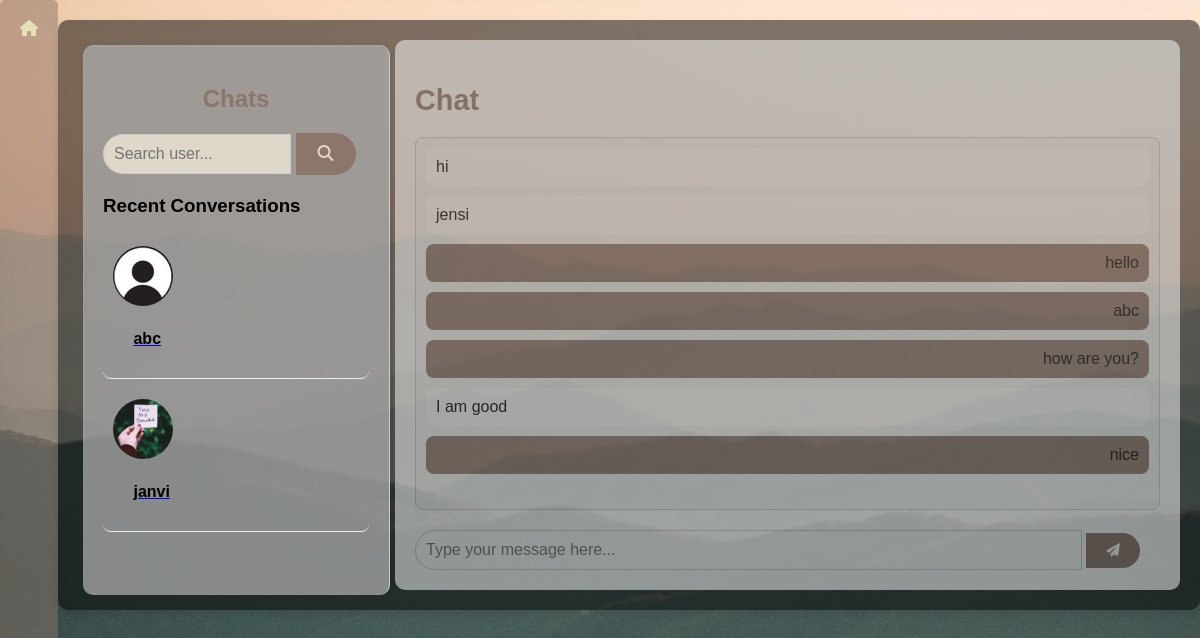
Screenshot of /message.php?chat_with=4 (signed in) with the database file from the repository.
### tables this page shows
CREATE TABLE `users` (
  `id` int(11) NOT NULL,
  `name` varchar(100) NOT NULL,
  `username` varchar(50) NOT NULL,
  `email` varchar(100) NOT NULL,
  `password` varchar(255) NOT NULL,
  `date_of_birth` date DEFAULT NULL,
  `gender` enum('male','female','other') DEFAULT NULL,
  `phone` varchar(15) DEFAULT NULL,
  `profile_pic` varchar(255) DEFAULT 'img/profile_picture/default_dp.jpeg',
  `created_at` timestamp NOT NULL DEFAULT current_timestamp(),
  `theme` enum('light','dark') DEFAULT 'light',
  `visibility` enum('public','private') DEFAULT 'public',
  `bio` varchar(255) DEFAULT NULL
);

CREATE TABLE `messages` (
  `id` int(11) NOT NULL,
  `sender_id` int(11) DEFAULT NULL,
  `receiver_id` int(11) DEFAULT NULL,
  `message` text DEFAULT NULL,
  `created_at` datetime DEFAULT current_timestamp(),
  `read_status` tinyint(4) DEFAULT 0
);

### message.php (the view, shortened to what this page needs)
<?php
include 'db.php';
$user_id = $_SESSION['user_id'];
$search_result = [];
$conversations_query = "SELECT DISTINCT CASE WHEN sender_id = '$user_id' THEN receiver_id ELSE sender_id END AS other_user_id
                        FROM messages
                        WHERE sender_id='$user_id' OR receiver_id='$user_id'";
$conversations_result = mysqli_query($conn, $conversations_query);
?>
<!DOCTYPE html>
<html lang="en">
<head>
    <link rel="stylesheet" href="styles.css">
    <link rel="stylesheet" href="css/css/all.css"/>
</head>
<body>
    <a href="home.php" class="back-button"><i class="fas fa-home"></i></a>
    <div class="container">
        <div class="sidebar">
            <h2>Chats</h2>
            <div class="search-container">
                <form method="POST" action="">
                    <input type="text" name="search_username" placeholder="Search user..." required>
                    <button type="submit" name="search_user"><i class="fa fa-search" aria-hidden="true"></i></button>
                </form>
            </div>
            <?php if (isset($_POST['search_user'])): ?>
                <?php if (mysqli_num_rows($search_result) > 0): ?>
                    <?php while ($user = mysqli_fetch_assoc($search_result)): ?>
                        <div class="chat-item">
                            <a href="?chat_with=<?php echo $user['id']; ?>">
                                <img src="<?php echo $user['profile_pic'] ?: 'default.jpg'; ?>" alt="Profile Picture">
                                <p><?php echo $user['name']; ?></p>
                            </a>
                        </div>
                    <?php endwhile; ?>
                <?php else: ?>
                    <p class="no-result">No users found!</p>
                <?php endif; ?>
            <?php else: ?>
                <h3>Recent Conversations</h3>
                <?php while ($conversation = mysqli_fetch_assoc($conversations_result)): ?>
                    <?php
                    $other_user_id = $conversation['other_user_id'];
                    $other_user_query = "SELECT * FROM users WHERE id='$other_user_id'";
                    $other_user_result = mysqli_query($conn, $other_user_query);
                    $other_user = mysqli_fetch_assoc($other_user_result);
                    ?>
                    <div class="chat-item">
                        <a href="?chat_with=<?php echo $other_user['id']; ?>">
                            <img src="<?php echo $other_user['profile_pic'] ?: 'default.jpg'; ?>" alt="Profile Picture">
                            <p><?php echo $other_user['name']; ?></p>
                        </a>
                    </div>
                <?php endwhile; ?>
            <?php endif; ?>
        </div>
        <div class="message-area">
            <h2>Chat</h2>
            <div class="messages">
                <?php
                if (isset($_GET['chat_with'])) {
                    $chat_with = $_GET['chat_with'];
                    $messages_query = "SELECT * FROM messages WHERE (sender_id='$user_id' AND receiver_id='$chat_with')
                                       OR (sender_id='$chat_with' AND receiver_id='$user_id') ORDER BY created_at ASC";
                    $messages_result = mysqli_query($conn, $messages_query);
                    while ($message = mysqli_fetch_assoc($messages_result)) {
                        $is_sent = ($message['sender_id'] == $user_id) ? 'sent' : 'received';
                        echo "<div class='message $is_sent'>{$message['message']}</div>";
                    }
                }
                ?>
            </div>
            <?php if (isset($_GET['chat_with'])): ?>
                <form method="POST">
                    <input type="text" name="message" placeholder="Type your message here..." required>
                    <button type="submit" name="send_message"><i class="fas fa-paper-plane"></i></button>
                </form>
            <?php endif; ?>
        </div>
    </div>
</body>
</html>

### styles.css (style rules this page uses)
body { background: url('img/mountains.jpg') no-repeat center center fixed; background-size: cover; font-family: Arial, sans-serif; margin: 0; padding: 0; height: 100vh; overflow: hidden; }
.container, .feed, .sidebar, .post, .post-form, .suggestions { background-color: rgba(255, 255, 255, 0.1); backdrop-filter: blur(1px); padding: 20px; margin: 20px auto; border-radius: 10px; box-shadow: 0 4px 8px rgba(0, 0, 0, 0.1); max-width: 1200px; }
.container { display: flex; padding: 20px; margin-bottom: 10px; height: 550px; }
.sidebar { flex-basis: 25%; background-color: rgba(140, 117, 106, 0.7); padding: 20px; margin-left: 10px; height: 13.5cm; }

### rows the page displays
users: profile_pic (placeholder picture), name "abc"
users: profile_pic (picture), name "janvi"
messages: message "hi"
messages: message "jensi"
messages: message "hello"
messages: message "abc"
messages: message "how are you?"
messages: message "I am good"
messages: message "nice"
